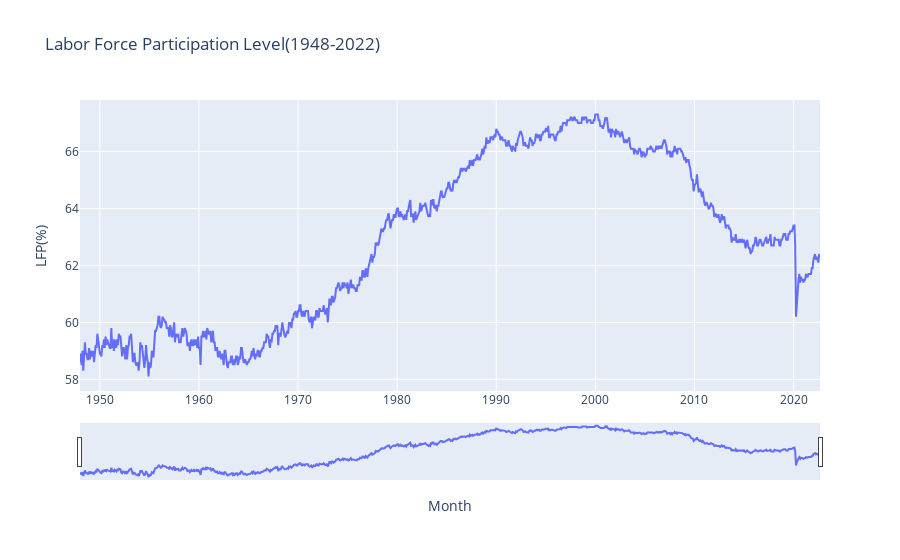

Source (notebook cell):
### Code cell
fig4 = go.Figure()

fig4.add_trace(go.Line(x=d_index[0], y=d[0], name='Labor Force Participation Level'))

fig4.update_layout(title_text = 'Labor Force Participation Level(1948-2022)', xaxis_title='Month', yaxis_title='LFP(%)',
                  xaxis=dict(rangeslider=dict(visible=True)))

fig4.show()

### Figure 1 — Plotly figure (JSON) as saved in the notebook; plotly's stock layout.template omitted (floating-point values rounded to 4 significant figures; data arrays with more than 128 entries replaced by an {"elided": "..."} marker saying what was removed)
{"data": [{"name": "Labor Force Participation Level", "type": "scatter", "x": {"elided": "897 str values"}, "y": {"elided": "897 float values"}}], "layout": {"title": {"text": "Labor Force Participation Level(1948-2022)"}, "xaxis": {"rangeslider": {"visible": true}, "title": {"text": "Month"}}, "yaxis": {"title": {"text": "LFP(%)"}}}}
